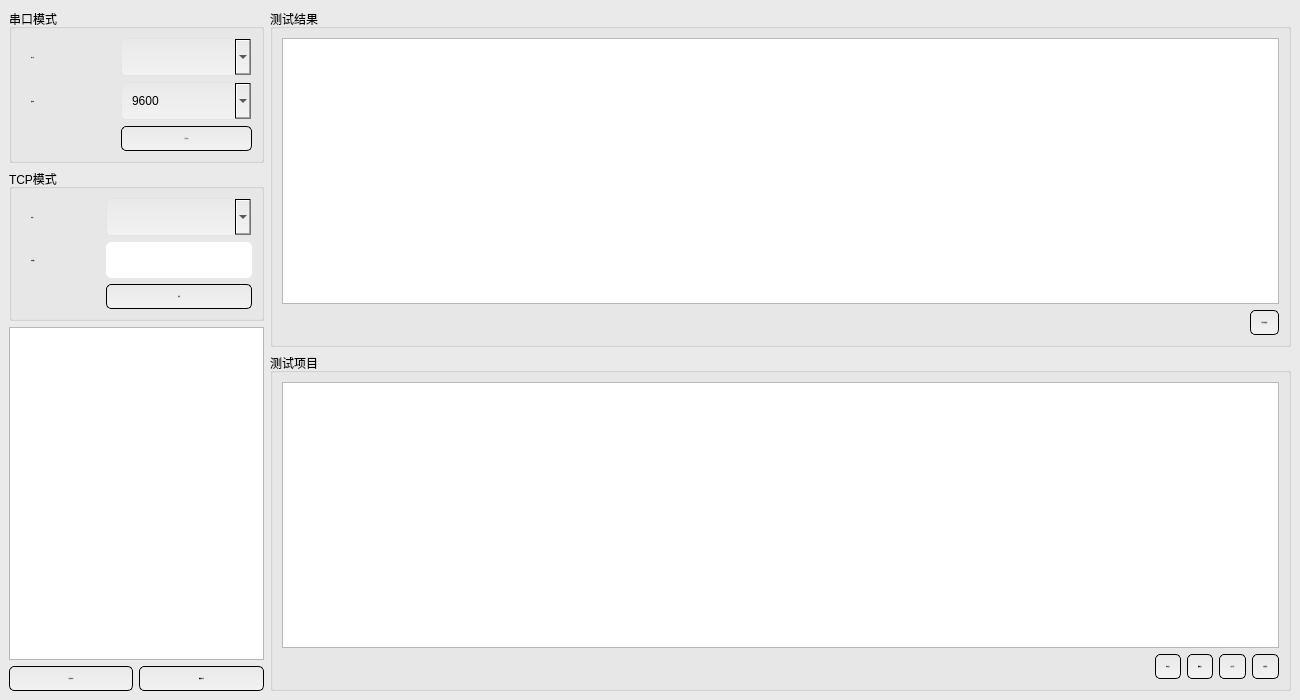
<?xml version="1.0" encoding="UTF-8"?>
<ui version="4.0">
 <class>MainWindow</class>
 <widget class="QMainWindow" name="MainWindow">
  <property name="geometry">
   <rect>
    <x>0</x>
    <y>0</y>
    <width>1300</width>
    <height>700</height>
   </rect>
  </property>
  <property name="windowTitle">
   <string>MainWindow</string>
  </property>
  <property name="styleSheet">
   <string notr="true">*{font: normal 20px “微软雅黑” ;}

QWidget#centralwidget {
	background-color: #eaeaea;
}

.QLabel {
	padding: 10px;
	border-radius: 5px;
}

.QPushButton {
	border: 1px solid;
	background-color:qlineargradient(spread:pad,x1:0,y1:0,x2:0,y2:1,stop:0 #e9e9e9,stop:1 #f2f2f3);
	padding: 10px;
	border-radius: 5px;
}

.QPushButton:hover {
    background-color: #ecf5ff;
    color: #409eff;
}

.QPushButton:pressed, QPushButton:checked {
    border: 1px solid #3a8ee6;
    color: #409eff;
}

.QTableWidget{
	color: #000000;
	alternate-background-color: #e0e0e0;
}

.QTableWidget::item:selected {
	color: #000000; 
	background-color: #8fcde6;

}

.QComboBox {
	background-color:qlineargradient(spread:pad,x1:0,y1:0,x2:0,y2:1,stop:0 #e9e9e9,stop:1 #f2f2f3);
  	padding: 10;
 	border:1px solid rgba(228,228,228,1);
	border-radius:5px;
}

.QLineEdit {
	border-radius:5px;
	padding: 10;
}
</string>
  </property>
  <widget class="QWidget" name="centralwidget">
   <property name="styleSheet">
    <string notr="true"/>
   </property>
   <layout class="QHBoxLayout" name="horizontalLayout_2" stretch="1,4">
    <item>
     <layout class="QVBoxLayout" name="verticalLayout">
      <item>
       <widget class="QGroupBox" name="groupBox_3">
        <property name="title">
         <string>串口模式</string>
        </property>
        <layout class="QFormLayout" name="formLayout">
         <item row="0" column="0">
          <widget class="QLabel" name="label">
           <property name="font">
            <font>
             <family>“微软雅黑”</family>
             <pointsize>-1</pointsize>
             <weight>50</weight>
             <italic>false</italic>
             <bold>false</bold>
            </font>
           </property>
           <property name="text">
            <string>串口号：</string>
           </property>
          </widget>
         </item>
         <item row="0" column="1">
          <widget class="QComboBox" name="comboBox_com">
           <property name="sizePolicy">
            <sizepolicy hsizetype="Preferred" vsizetype="Fixed">
             <horstretch>0</horstretch>
             <verstretch>0</verstretch>
            </sizepolicy>
           </property>
          </widget>
         </item>
         <item row="1" column="0">
          <widget class="QLabel" name="label_2">
           <property name="font">
            <font>
             <family>“微软雅黑”</family>
             <pointsize>-1</pointsize>
             <weight>50</weight>
             <italic>false</italic>
             <bold>false</bold>
            </font>
           </property>
           <property name="text">
            <string>波特率：</string>
           </property>
          </widget>
         </item>
         <item row="1" column="1">
          <widget class="QComboBox" name="comboBox_rate">
           <item>
            <property name="text">
             <string>9600</string>
            </property>
           </item>
           <item>
            <property name="text">
             <string>38400</string>
            </property>
           </item>
           <item>
            <property name="text">
             <string>115200</string>
            </property>
           </item>
          </widget>
         </item>
         <item row="2" column="0">
          <spacer name="horizontalSpacer_4">
           <property name="orientation">
            <enum>Qt::Horizontal</enum>
           </property>
           <property name="sizeHint" stdset="0">
            <size>
             <width>94</width>
             <height>20</height>
            </size>
           </property>
          </spacer>
         </item>
         <item row="2" column="1">
          <widget class="QPushButton" name="pushButton_SerialOpen">
           <property name="font">
            <font>
             <family>“微软雅黑”</family>
             <pointsize>-1</pointsize>
             <weight>50</weight>
             <italic>false</italic>
             <bold>false</bold>
            </font>
           </property>
           <property name="text">
            <string>打开串口</string>
           </property>
          </widget>
         </item>
        </layout>
       </widget>
      </item>
      <item>
       <widget class="QGroupBox" name="groupBox_2">
        <property name="title">
         <string>TCP模式</string>
        </property>
        <layout class="QFormLayout" name="formLayout_2">
         <property name="sizeConstraint">
          <enum>QLayout::SetDefaultConstraint</enum>
         </property>
         <property name="fieldGrowthPolicy">
          <enum>QFormLayout::AllNonFixedFieldsGrow</enum>
         </property>
         <property name="rowWrapPolicy">
          <enum>QFormLayout::DontWrapRows</enum>
         </property>
         <property name="labelAlignment">
          <set>Qt::AlignLeading|Qt::AlignLeft|Qt::AlignVCenter</set>
         </property>
         <property name="formAlignment">
          <set>Qt::AlignLeading|Qt::AlignLeft|Qt::AlignTop</set>
         </property>
         <item row="0" column="0">
          <widget class="QLabel" name="label_sIP">
           <property name="font">
            <font>
             <family>“微软雅黑”</family>
             <pointsize>-1</pointsize>
             <weight>50</weight>
             <italic>false</italic>
             <bold>false</bold>
            </font>
           </property>
           <property name="text">
            <string>本地IP：</string>
           </property>
          </widget>
         </item>
         <item row="0" column="1">
          <widget class="QComboBox" name="comboBox_IP"/>
         </item>
         <item row="1" column="0">
          <widget class="QLabel" name="label_sPort">
           <property name="font">
            <font>
             <family>“微软雅黑”</family>
             <pointsize>-1</pointsize>
             <weight>50</weight>
             <italic>false</italic>
             <bold>false</bold>
            </font>
           </property>
           <property name="text">
            <string>本地端口：</string>
           </property>
          </widget>
         </item>
         <item row="1" column="1">
          <widget class="QLineEdit" name="lineEdit_sPort"/>
         </item>
         <item row="2" column="0">
          <spacer name="horizontalSpacer">
           <property name="orientation">
            <enum>Qt::Horizontal</enum>
           </property>
           <property name="sizeHint" stdset="0">
            <size>
             <width>79</width>
             <height>25</height>
            </size>
           </property>
          </spacer>
         </item>
         <item row="2" column="1">
          <widget class="QPushButton" name="pushButton_Listen">
           <property name="font">
            <font>
             <family>“微软雅黑”</family>
             <pointsize>-1</pointsize>
             <weight>50</weight>
             <italic>false</italic>
             <bold>false</bold>
            </font>
           </property>
           <property name="text">
            <string>监听</string>
           </property>
          </widget>
         </item>
        </layout>
       </widget>
      </item>
      <item>
       <layout class="QGridLayout" name="gridLayout_5">
        <item row="1" column="1">
         <widget class="QPushButton" name="pushButton_DeleteSample">
          <property name="font">
           <font>
            <family>“微软雅黑”</family>
            <pointsize>-1</pointsize>
            <weight>50</weight>
            <italic>false</italic>
            <bold>false</bold>
           </font>
          </property>
          <property name="text">
           <string>删除样本号</string>
          </property>
         </widget>
        </item>
        <item row="0" column="0" colspan="2">
         <widget class="QTableWidget" name="tableWidget_sampleNo"/>
        </item>
        <item row="1" column="0">
         <widget class="QPushButton" name="pushButton_AddSample">
          <property name="font">
           <font>
            <family>“微软雅黑”</family>
            <pointsize>-1</pointsize>
            <weight>50</weight>
            <italic>false</italic>
            <bold>false</bold>
           </font>
          </property>
          <property name="text">
           <string>添加样本号</string>
          </property>
         </widget>
        </item>
       </layout>
      </item>
     </layout>
    </item>
    <item>
     <layout class="QVBoxLayout" name="verticalLayout_2">
      <item>
       <widget class="QGroupBox" name="groupBox">
        <property name="title">
         <string>测试结果</string>
        </property>
        <layout class="QGridLayout" name="gridLayout">
         <item row="1" column="0">
          <spacer name="horizontalSpacer_3">
           <property name="orientation">
            <enum>Qt::Horizontal</enum>
           </property>
           <property name="sizeHint" stdset="0">
            <size>
             <width>281</width>
             <height>20</height>
            </size>
           </property>
          </spacer>
         </item>
         <item row="1" column="1">
          <widget class="QPushButton" name="pushButton_ClearTestResult">
           <property name="font">
            <font>
             <family>“微软雅黑”</family>
             <pointsize>-1</pointsize>
             <weight>50</weight>
             <italic>false</italic>
             <bold>false</bold>
            </font>
           </property>
           <property name="text">
            <string>清空测试结果</string>
           </property>
          </widget>
         </item>
         <item row="0" column="0" colspan="2">
          <widget class="QTableWidget" name="tableWidget_result">
           <property name="maximumSize">
            <size>
             <width>16777215</width>
             <height>16777215</height>
            </size>
           </property>
           <property name="horizontalScrollBarPolicy">
            <enum>Qt::ScrollBarAsNeeded</enum>
           </property>
           <property name="textElideMode">
            <enum>Qt::ElideRight</enum>
           </property>
          </widget>
         </item>
        </layout>
       </widget>
      </item>
      <item>
       <widget class="QGroupBox" name="groupBox_4">
        <property name="title">
         <string>测试项目</string>
        </property>
        <layout class="QVBoxLayout" name="verticalLayout_3">
         <item>
          <widget class="QTableWidget" name="tableWidget_Test"/>
         </item>
         <item>
          <layout class="QHBoxLayout" name="horizontalLayout">
           <item>
            <spacer name="horizontalSpacer_2">
             <property name="orientation">
              <enum>Qt::Horizontal</enum>
             </property>
             <property name="sizeHint" stdset="0">
              <size>
               <width>40</width>
               <height>20</height>
              </size>
             </property>
            </spacer>
           </item>
           <item>
            <widget class="QPushButton" name="pushButton_AddTest">
             <property name="font">
              <font>
               <family>“微软雅黑”</family>
               <pointsize>-1</pointsize>
               <weight>50</weight>
               <italic>false</italic>
               <bold>false</bold>
              </font>
             </property>
             <property name="text">
              <string>添加项目</string>
             </property>
            </widget>
           </item>
           <item>
            <widget class="QPushButton" name="pushButton_DeleteTest">
             <property name="font">
              <font>
               <family>“微软雅黑”</family>
               <pointsize>-1</pointsize>
               <weight>50</weight>
               <italic>false</italic>
               <bold>false</bold>
              </font>
             </property>
             <property name="text">
              <string>删除项目</string>
             </property>
            </widget>
           </item>
           <item>
            <widget class="QPushButton" name="pushButton_SendTest">
             <property name="font">
              <font>
               <family>“微软雅黑”</family>
               <pointsize>-1</pointsize>
               <weight>50</weight>
               <italic>false</italic>
               <bold>false</bold>
              </font>
             </property>
             <property name="text">
              <string>实验下发</string>
             </property>
            </widget>
           </item>
           <item>
            <widget class="QPushButton" name="pushButton_Edit">
             <property name="font">
              <font>
               <family>“微软雅黑”</family>
               <pointsize>-1</pointsize>
               <weight>50</weight>
               <italic>false</italic>
               <bold>false</bold>
              </font>
             </property>
             <property name="text">
              <string>编辑组合</string>
             </property>
            </widget>
           </item>
          </layout>
         </item>
        </layout>
       </widget>
      </item>
     </layout>
    </item>
   </layout>
  </widget>
 </widget>
 <resources/>
 <connections>
  <connection>
   <sender>pushButton_SerialOpen</sender>
   <signal>clicked()</signal>
   <receiver>MainWindow</receiver>
   <slot>slot_btn_SerialOpen_clicked()</slot>
   <hints>
    <hint type="sourcelabel">
     <x>178</x>
     <y>155</y>
    </hint>
    <hint type="destinationlabel">
     <x>167</x>
     <y>515</y>
    </hint>
   </hints>
  </connection>
  <connection>
   <sender>pushButton_Listen</sender>
   <signal>clicked()</signal>
   <receiver>MainWindow</receiver>
   <slot>slot_btn_Listen_clicked()</slot>
   <hints>
    <hint type="sourcelabel">
     <x>265</x>
     <y>368</y>
    </hint>
    <hint type="destinationlabel">
     <x>236</x>
     <y>515</y>
    </hint>
   </hints>
  </connection>
  <connection>
   <sender>pushButton_AddTest</sender>
   <signal>clicked()</signal>
   <receiver>MainWindow</receiver>
   <slot>slot_btn_AddTest_clicked()</slot>
   <hints>
    <hint type="sourcelabel">
     <x>853</x>
     <y>673</y>
    </hint>
    <hint type="destinationlabel">
     <x>747</x>
     <y>515</y>
    </hint>
   </hints>
  </connection>
  <connection>
   <sender>pushButton_DeleteTest</sender>
   <signal>clicked()</signal>
   <receiver>MainWindow</receiver>
   <slot>slot_btn_DeleteTest_clicked()</slot>
   <hints>
    <hint type="sourcelabel">
     <x>961</x>
     <y>673</y>
    </hint>
    <hint type="destinationlabel">
     <x>747</x>
     <y>515</y>
    </hint>
   </hints>
  </connection>
  <connection>
   <sender>pushButton_SendTest</sender>
   <signal>clicked()</signal>
   <receiver>MainWindow</receiver>
   <slot>slot_btn_SendTest_clicked()</slot>
   <hints>
    <hint type="sourcelabel">
     <x>1069</x>
     <y>673</y>
    </hint>
    <hint type="destinationlabel">
     <x>747</x>
     <y>515</y>
    </hint>
   </hints>
  </connection>
  <connection>
   <sender>pushButton_Edit</sender>
   <signal>clicked()</signal>
   <receiver>MainWindow</receiver>
   <slot>slot_btn_Edit_clicked()</slot>
   <hints>
    <hint type="sourcelabel">
     <x>1177</x>
     <y>673</y>
    </hint>
    <hint type="destinationlabel">
     <x>747</x>
     <y>515</y>
    </hint>
   </hints>
  </connection>
  <connection>
   <sender>pushButton_ClearTestResult</sender>
   <signal>clicked()</signal>
   <receiver>MainWindow</receiver>
   <slot>slot_btn_ClearTestResult_clicked()</slot>
   <hints>
    <hint type="sourcelabel">
     <x>1144</x>
     <y>335</y>
    </hint>
    <hint type="destinationlabel">
     <x>747</x>
     <y>515</y>
    </hint>
   </hints>
  </connection>
  <connection>
   <sender>pushButton_AddSample</sender>
   <signal>clicked()</signal>
   <receiver>MainWindow</receiver>
   <slot>slot_btn_AddSample_clicked()</slot>
   <hints>
    <hint type="sourcelabel">
     <x>118</x>
     <y>648</y>
    </hint>
    <hint type="destinationlabel">
     <x>117</x>
     <y>515</y>
    </hint>
   </hints>
  </connection>
  <connection>
   <sender>pushButton_DeleteSample</sender>
   <signal>clicked()</signal>
   <receiver>MainWindow</receiver>
   <slot>slot_btn_DeleteSample_clicked()</slot>
   <hints>
    <hint type="sourcelabel">
     <x>238</x>
     <y>648</y>
    </hint>
    <hint type="destinationlabel">
     <x>255</x>
     <y>515</y>
    </hint>
   </hints>
  </connection>
  <connection>
   <sender>tableWidget_Test</sender>
   <signal>cellDoubleClicked(int,int)</signal>
   <receiver>MainWindow</receiver>
   <slot>slot_tableWidget_Test_cellDoubleClicked(int,int)</slot>
   <hints>
    <hint type="sourcelabel">
     <x>687</x>
     <y>445</y>
    </hint>
    <hint type="destinationlabel">
     <x>702</x>
     <y>515</y>
    </hint>
   </hints>
  </connection>
  <connection>
   <sender>tableWidget_Test</sender>
   <signal>cellClicked(int,int)</signal>
   <receiver>MainWindow</receiver>
   <slot>slot_tableWidget_Test_cellClicked(int,int)</slot>
   <hints>
    <hint type="sourcelabel">
     <x>727</x>
     <y>445</y>
    </hint>
    <hint type="destinationlabel">
     <x>747</x>
     <y>515</y>
    </hint>
   </hints>
  </connection>
  <connection>
   <sender>tableWidget_sampleNo</sender>
   <signal>currentCellChanged(int,int,int,int)</signal>
   <receiver>MainWindow</receiver>
   <slot>slot_tableWidget_sampleNo_currentCellChanged(int,int,int,int)</slot>
   <hints>
    <hint type="sourcelabel">
     <x>88</x>
     <y>456</y>
    </hint>
    <hint type="destinationlabel">
     <x>98</x>
     <y>515</y>
    </hint>
   </hints>
  </connection>
 </connections>
 <slots>
  <slot>slot_btn_SerialOpen_clicked()</slot>
  <slot>slot_btn_Listen_clicked()</slot>
  <slot>slot_btn_AddTest_clicked()</slot>
  <slot>slot_btn_DeleteTest_clicked()</slot>
  <slot>slot_btn_SendTest_clicked()</slot>
  <slot>slot_btn_Edit_clicked()</slot>
  <slot>slot_btn_ClearTestResult_clicked()</slot>
  <slot>slot_btn_AddSample_clicked()</slot>
  <slot>slot_btn_DeleteSample_clicked()</slot>
  <slot>slot_tableWidget_Test_cellDoubleClicked(int,int)</slot>
  <slot>slot_tableWidget_Test_cellClicked(int,int)</slot>
  <slot>slot_tableWidget_sampleNo_currentCellChanged(int,int,int,int)</slot>
 </slots>
</ui>
